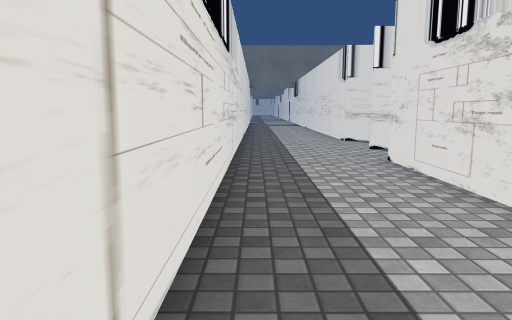
[1] (above)

19 first-person views from a walk through a Unity game level. The camera is 1.2 m above the floor, tilts 8° down and sees 70° across. The floor is counted in squares, 1 m on a side. Each view is taken from the middle of a square. On the plan, view 1 faces up. The plan holds only what a view shows up to about 15 squares ahead; the rest is blank. The place goes on beyond the plan. The player is left out. Door leaves are left out, so doorways stand open. Some surface patterns are stand-ins.

[2]
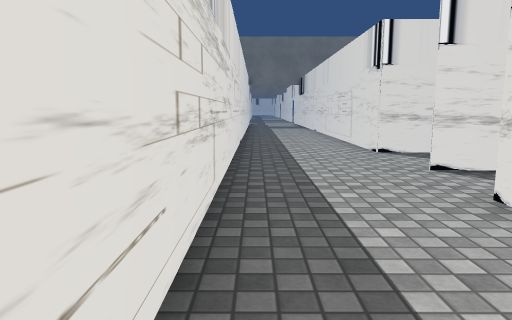

[3]
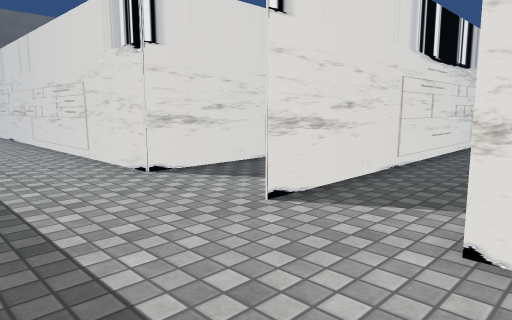

[4]
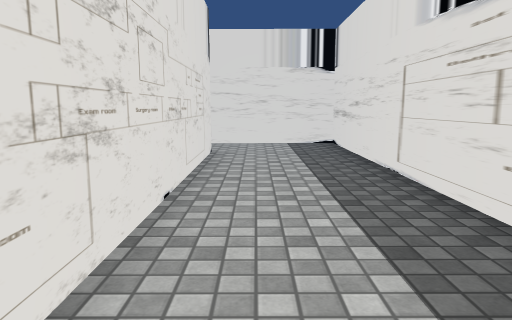

[5]
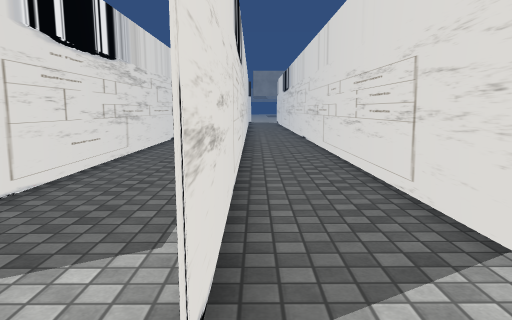

[6]
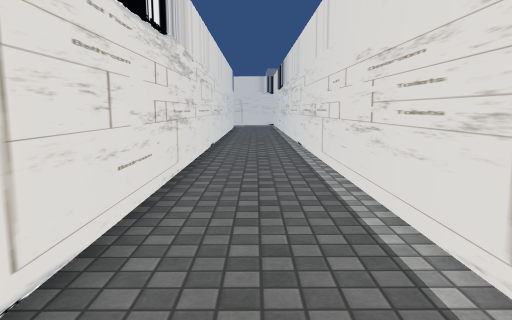

[7]
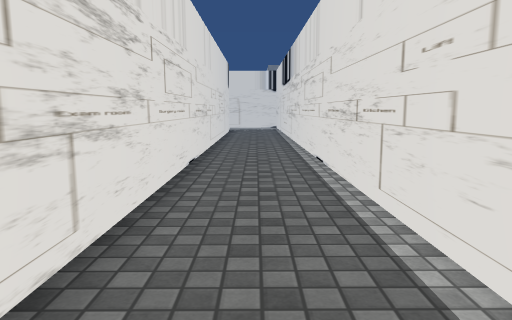

[8]
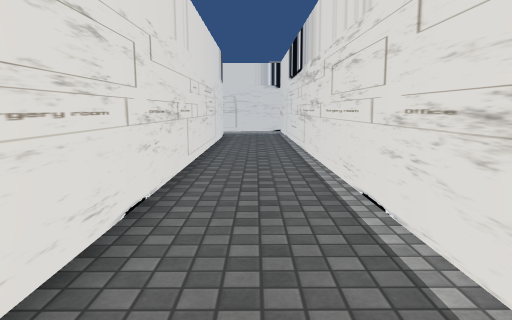

[9]
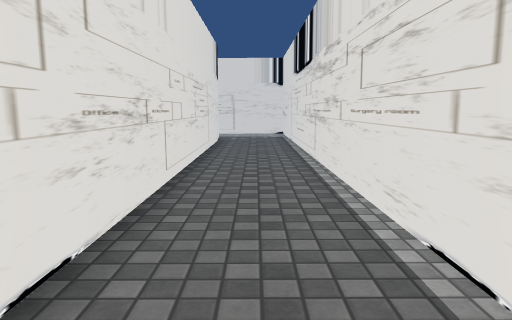

[10]
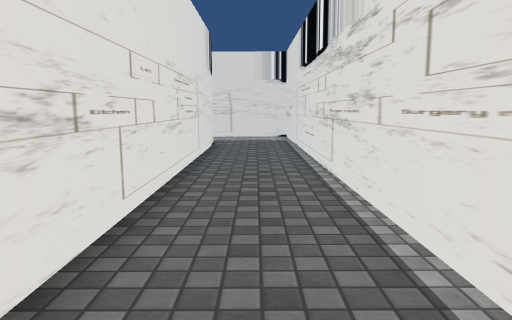

[11]
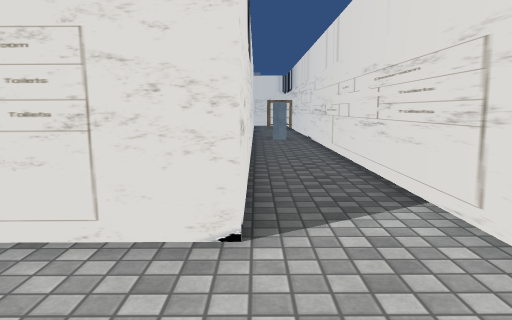

[12]
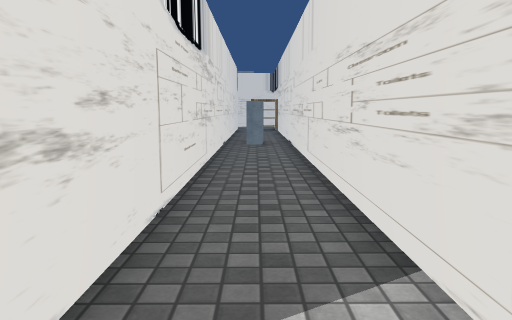

[13]
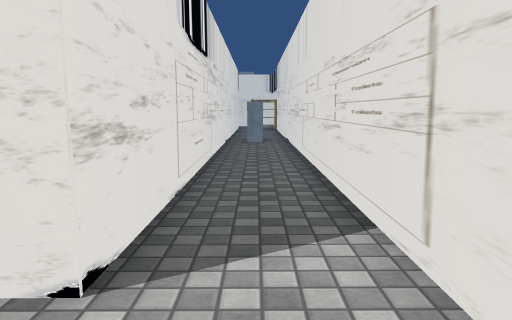

[14]
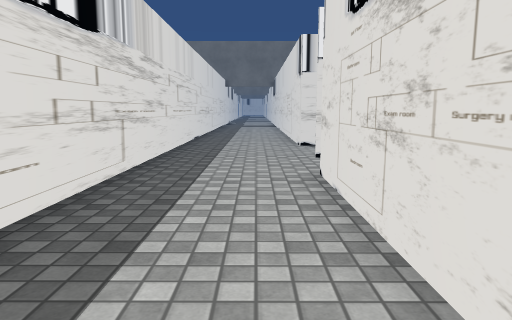

[15]
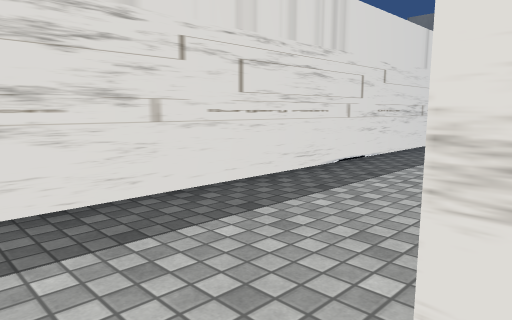

[16]
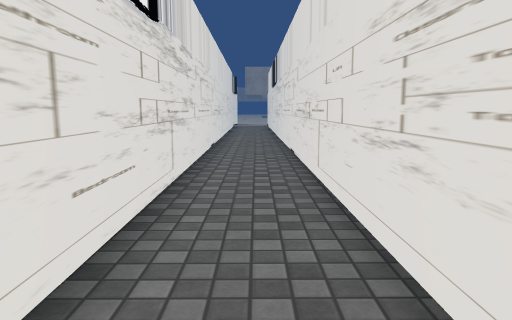

[17]
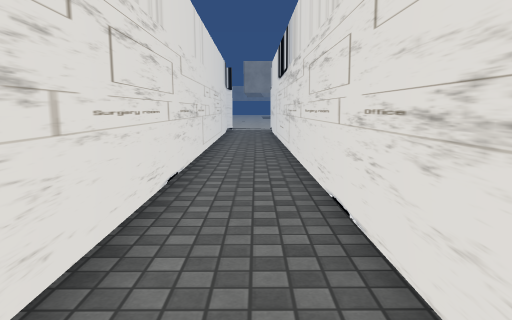

[18]
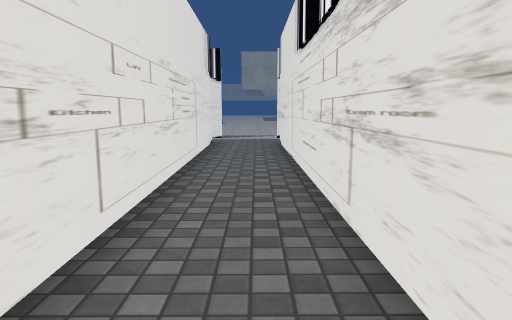

[19]
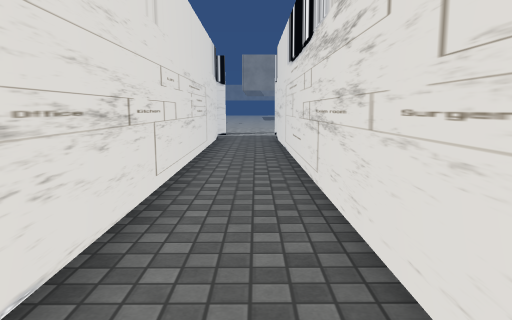

### Floor plan
Points are (right, up) in squares from view 1. A wall is a line through its corners. A room is listed if a view was taken in it or the views show most of it. See-through windows are left out.
Room 1 (views 1, 2, 3, 4, 5, 6, 7, 8, 9, 10, 11, 12, 13, 14)
walls: (7.1, 11.4) (21.5, 11.5); (-0.6, 19.5) (-0.6, -4.2) (16.9, -4.2); (14.6, -3.3) (14.7, -2.7); (16.8, -1.9) (3.2, -1.9) (3.2, 8.9); (21.6, 14.5) (3.5, 14.5) (3.5, 19.5)
ways out: opening at (4, 10) to room 2; opening at (21, 13)
Room 2 (views 15, 16, 17, 18, 19)
walls: (31.6, 11.6) (3.5, 11.3); (5, 8.8) (31.6, 9.1)
ways out: opening at (4, 10) to room 1

Where each view was taken, in squares from view 1:
view 1: 0 up, 0 right, facing up
view 2: 4 up, 0 right, facing up
view 3: 8 up, 0 right, facing up-right
view 4: 8 up, 2 right, facing down
view 5: 11 up, 2 right, facing right
view 6: 13 up, 5 right, facing right
view 7: 13 up, 9 right, facing right
view 8: 13 up, 13 right, facing right
view 9: 13 up, 15 right, facing right
view 10: 13 up, 17 right, facing right
view 11: 2 down, 0 right, facing right
view 12: 3 down, 2 right, facing right
view 13: 3 down, 1 right, facing right
view 14: 2 up, 2 right, facing up
view 15: 10 up, 4 right, facing up-left
view 16: 10 up, 7 right, facing right
view 17: 10 up, 13 right, facing right
view 18: 10 up, 20 right, facing right
view 19: 10 up, 18 right, facing right
